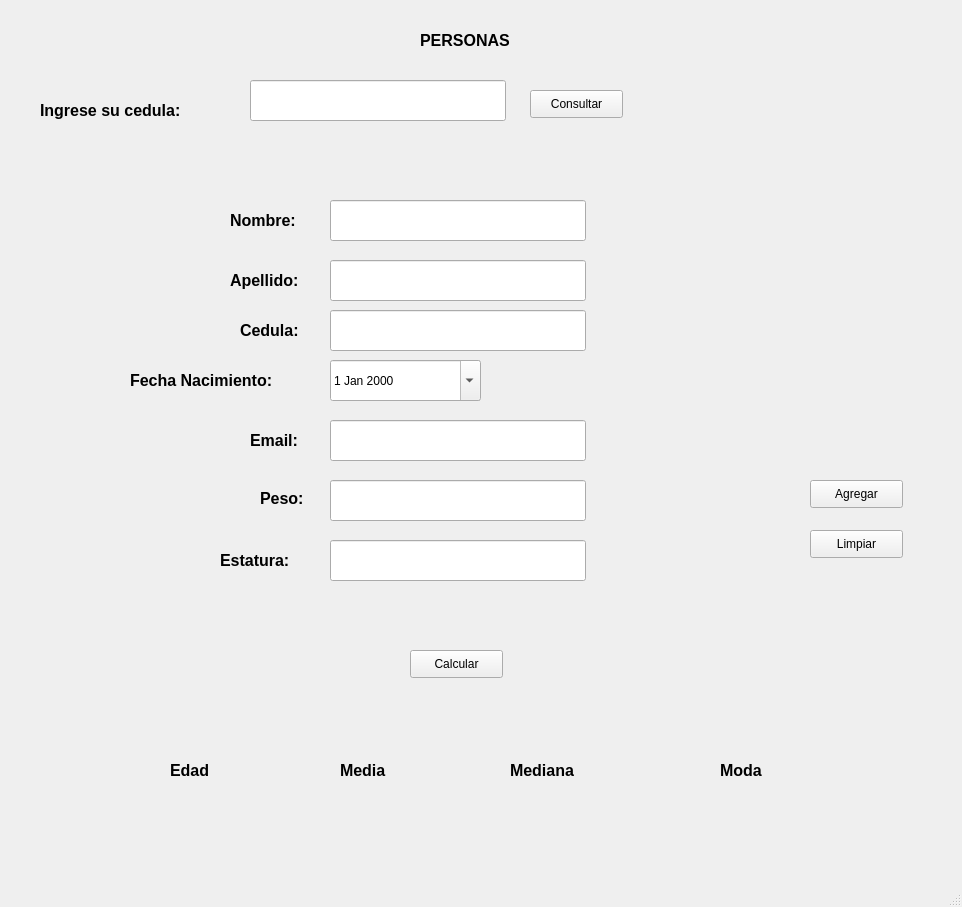
<?xml version="1.0" encoding="UTF-8"?>
<ui version="4.0">
 <class>MainWindow</class>
 <widget class="QMainWindow" name="MainWindow">
  <property name="geometry">
   <rect>
    <x>0</x>
    <y>0</y>
    <width>962</width>
    <height>907</height>
   </rect>
  </property>
  <property name="windowTitle">
   <string>MainWindow</string>
  </property>
  <widget class="QWidget" name="centralwidget">
   <widget class="QLineEdit" name="txt_cedula">
    <property name="geometry">
     <rect>
      <x>330</x>
      <y>310</y>
      <width>256</width>
      <height>41</height>
     </rect>
    </property>
   </widget>
   <widget class="QLineEdit" name="txt_apellido">
    <property name="geometry">
     <rect>
      <x>330</x>
      <y>260</y>
      <width>256</width>
      <height>41</height>
     </rect>
    </property>
   </widget>
   <widget class="QPushButton" name="btn_limpiar">
    <property name="geometry">
     <rect>
      <x>810</x>
      <y>530</y>
      <width>93</width>
      <height>28</height>
     </rect>
    </property>
    <property name="text">
     <string>Limpiar</string>
    </property>
   </widget>
   <widget class="QLabel" name="lbl_cedula">
    <property name="geometry">
     <rect>
      <x>240</x>
      <y>320</y>
      <width>81</width>
      <height>20</height>
     </rect>
    </property>
    <property name="font">
     <font>
      <pointsize>12</pointsize>
      <weight>75</weight>
      <bold>true</bold>
     </font>
    </property>
    <property name="text">
     <string>Cedula:</string>
    </property>
   </widget>
   <widget class="QLineEdit" name="txt_peso">
    <property name="geometry">
     <rect>
      <x>330</x>
      <y>480</y>
      <width>256</width>
      <height>41</height>
     </rect>
    </property>
   </widget>
   <widget class="QPushButton" name="btn_agregar">
    <property name="geometry">
     <rect>
      <x>810</x>
      <y>480</y>
      <width>93</width>
      <height>28</height>
     </rect>
    </property>
    <property name="text">
     <string>Agregar</string>
    </property>
   </widget>
   <widget class="QLabel" name="lbl_email">
    <property name="geometry">
     <rect>
      <x>250</x>
      <y>430</y>
      <width>61</width>
      <height>20</height>
     </rect>
    </property>
    <property name="font">
     <font>
      <pointsize>12</pointsize>
      <weight>75</weight>
      <bold>true</bold>
     </font>
    </property>
    <property name="text">
     <string>Email:</string>
    </property>
   </widget>
   <widget class="QLineEdit" name="txt_email">
    <property name="geometry">
     <rect>
      <x>330</x>
      <y>420</y>
      <width>256</width>
      <height>41</height>
     </rect>
    </property>
   </widget>
   <widget class="QPushButton" name="btn_consultar">
    <property name="geometry">
     <rect>
      <x>530</x>
      <y>90</y>
      <width>93</width>
      <height>28</height>
     </rect>
    </property>
    <property name="text">
     <string>Consultar</string>
    </property>
   </widget>
   <widget class="QLabel" name="lbl_peso">
    <property name="geometry">
     <rect>
      <x>260</x>
      <y>490</y>
      <width>55</width>
      <height>16</height>
     </rect>
    </property>
    <property name="font">
     <font>
      <pointsize>12</pointsize>
      <weight>75</weight>
      <bold>true</bold>
     </font>
    </property>
    <property name="text">
     <string>Peso:</string>
    </property>
   </widget>
   <widget class="QLabel" name="lbl_personas">
    <property name="geometry">
     <rect>
      <x>420</x>
      <y>30</y>
      <width>141</width>
      <height>21</height>
     </rect>
    </property>
    <property name="font">
     <font>
      <pointsize>12</pointsize>
      <weight>75</weight>
      <bold>true</bold>
     </font>
    </property>
    <property name="text">
     <string>PERSONAS</string>
    </property>
   </widget>
   <widget class="QLineEdit" name="txt_nombre">
    <property name="geometry">
     <rect>
      <x>330</x>
      <y>200</y>
      <width>256</width>
      <height>41</height>
     </rect>
    </property>
   </widget>
   <widget class="QLabel" name="lbl_fecha_nacimiento">
    <property name="geometry">
     <rect>
      <x>130</x>
      <y>370</y>
      <width>191</width>
      <height>20</height>
     </rect>
    </property>
    <property name="font">
     <font>
      <pointsize>12</pointsize>
      <weight>75</weight>
      <bold>true</bold>
     </font>
    </property>
    <property name="text">
     <string>Fecha Nacimiento:</string>
    </property>
   </widget>
   <widget class="QDateEdit" name="date_fecha_nacimiento">
    <property name="geometry">
     <rect>
      <x>330</x>
      <y>360</y>
      <width>151</width>
      <height>41</height>
     </rect>
    </property>
    <property name="showGroupSeparator" stdset="0">
     <bool>false</bool>
    </property>
    <property name="maximumDateTime">
     <datetime>
      <hour>23</hour>
      <minute>59</minute>
      <second>59</second>
      <year>9999</year>
      <month>12</month>
      <day>30</day>
     </datetime>
    </property>
    <property name="currentSection">
     <enum>QDateTimeEdit::MonthSection</enum>
    </property>
    <property name="calendarPopup">
     <bool>true</bool>
    </property>
    <property name="currentSectionIndex">
     <number>0</number>
    </property>
    <property name="date">
     <date>
      <year>2000</year>
      <month>1</month>
      <day>1</day>
     </date>
    </property>
   </widget>
   <widget class="QLineEdit" name="txt_estatura">
    <property name="geometry">
     <rect>
      <x>330</x>
      <y>540</y>
      <width>256</width>
      <height>41</height>
     </rect>
    </property>
   </widget>
   <widget class="QLabel" name="lbl_apellido">
    <property name="geometry">
     <rect>
      <x>230</x>
      <y>270</y>
      <width>91</width>
      <height>21</height>
     </rect>
    </property>
    <property name="font">
     <font>
      <pointsize>12</pointsize>
      <weight>75</weight>
      <bold>true</bold>
     </font>
    </property>
    <property name="text">
     <string>Apellido:</string>
    </property>
   </widget>
   <widget class="QLabel" name="lbl_estatura">
    <property name="geometry">
     <rect>
      <x>220</x>
      <y>550</y>
      <width>91</width>
      <height>20</height>
     </rect>
    </property>
    <property name="font">
     <font>
      <pointsize>12</pointsize>
      <weight>75</weight>
      <bold>true</bold>
     </font>
    </property>
    <property name="text">
     <string>Estatura:</string>
    </property>
   </widget>
   <widget class="QLabel" name="lbl_nombre">
    <property name="geometry">
     <rect>
      <x>230</x>
      <y>210</y>
      <width>91</width>
      <height>20</height>
     </rect>
    </property>
    <property name="font">
     <font>
      <pointsize>12</pointsize>
      <weight>75</weight>
      <bold>true</bold>
     </font>
    </property>
    <property name="text">
     <string>Nombre:</string>
    </property>
   </widget>
   <widget class="QLabel" name="lbl_consulta_cedula">
    <property name="geometry">
     <rect>
      <x>40</x>
      <y>100</y>
      <width>211</width>
      <height>20</height>
     </rect>
    </property>
    <property name="font">
     <font>
      <pointsize>12</pointsize>
      <weight>75</weight>
      <bold>true</bold>
     </font>
    </property>
    <property name="text">
     <string>Ingrese su cedula:</string>
    </property>
   </widget>
   <widget class="QLineEdit" name="txt_consulta_cedula">
    <property name="geometry">
     <rect>
      <x>250</x>
      <y>80</y>
      <width>256</width>
      <height>41</height>
     </rect>
    </property>
   </widget>
   <widget class="QLabel" name="lbl_edad_resultado">
    <property name="geometry">
     <rect>
      <x>170</x>
      <y>760</y>
      <width>91</width>
      <height>20</height>
     </rect>
    </property>
    <property name="font">
     <font>
      <pointsize>12</pointsize>
      <weight>75</weight>
      <bold>true</bold>
     </font>
    </property>
    <property name="text">
     <string>Edad</string>
    </property>
   </widget>
   <widget class="QLabel" name="lbl_media_resultado">
    <property name="geometry">
     <rect>
      <x>340</x>
      <y>760</y>
      <width>91</width>
      <height>20</height>
     </rect>
    </property>
    <property name="font">
     <font>
      <pointsize>12</pointsize>
      <weight>75</weight>
      <bold>true</bold>
     </font>
    </property>
    <property name="text">
     <string>Media</string>
    </property>
   </widget>
   <widget class="QLabel" name="lbl_mediana_resultado">
    <property name="geometry">
     <rect>
      <x>510</x>
      <y>760</y>
      <width>91</width>
      <height>20</height>
     </rect>
    </property>
    <property name="font">
     <font>
      <pointsize>12</pointsize>
      <weight>75</weight>
      <bold>true</bold>
     </font>
    </property>
    <property name="text">
     <string>Mediana</string>
    </property>
   </widget>
   <widget class="QLabel" name="lbl_moda_resultado">
    <property name="geometry">
     <rect>
      <x>720</x>
      <y>760</y>
      <width>91</width>
      <height>20</height>
     </rect>
    </property>
    <property name="font">
     <font>
      <pointsize>12</pointsize>
      <weight>75</weight>
      <bold>true</bold>
     </font>
    </property>
    <property name="text">
     <string>Moda</string>
    </property>
   </widget>
   <widget class="QPushButton" name="btn_calcular">
    <property name="geometry">
     <rect>
      <x>410</x>
      <y>650</y>
      <width>93</width>
      <height>28</height>
     </rect>
    </property>
    <property name="text">
     <string>Calcular</string>
    </property>
   </widget>
   <widget class="QLabel" name="lbl_calcular_edad">
    <property name="geometry">
     <rect>
      <x>150</x>
      <y>710</y>
      <width>101</width>
      <height>31</height>
     </rect>
    </property>
    <property name="text">
     <string>&lt;html&gt;&lt;head/&gt;&lt;body&gt;&lt;p align=&quot;center&quot;&gt;&lt;br/&gt;&lt;/p&gt;&lt;/body&gt;&lt;/html&gt;</string>
    </property>
   </widget>
   <widget class="QLabel" name="lbl_calcular_media">
    <property name="geometry">
     <rect>
      <x>330</x>
      <y>710</y>
      <width>101</width>
      <height>31</height>
     </rect>
    </property>
    <property name="text">
     <string>&lt;html&gt;&lt;head/&gt;&lt;body&gt;&lt;p align=&quot;center&quot;&gt;&lt;br/&gt;&lt;/p&gt;&lt;/body&gt;&lt;/html&gt;</string>
    </property>
   </widget>
   <widget class="QLabel" name="lbl_calcular_medina">
    <property name="geometry">
     <rect>
      <x>500</x>
      <y>710</y>
      <width>101</width>
      <height>31</height>
     </rect>
    </property>
    <property name="text">
     <string>&lt;html&gt;&lt;head/&gt;&lt;body&gt;&lt;p align=&quot;center&quot;&gt;&lt;br/&gt;&lt;/p&gt;&lt;/body&gt;&lt;/html&gt;</string>
    </property>
   </widget>
   <widget class="QLabel" name="lbl_calcular_moda">
    <property name="geometry">
     <rect>
      <x>690</x>
      <y>710</y>
      <width>101</width>
      <height>31</height>
     </rect>
    </property>
    <property name="text">
     <string>&lt;html&gt;&lt;head/&gt;&lt;body&gt;&lt;p align=&quot;center&quot;&gt;&lt;br/&gt;&lt;/p&gt;&lt;/body&gt;&lt;/html&gt;</string>
    </property>
   </widget>
  </widget>
  <widget class="QMenuBar" name="menubar">
   <property name="geometry">
    <rect>
     <x>0</x>
     <y>0</y>
     <width>962</width>
     <height>26</height>
    </rect>
   </property>
  </widget>
  <widget class="QStatusBar" name="statusbar"/>
 </widget>
 <resources/>
 <connections/>
</ui>
